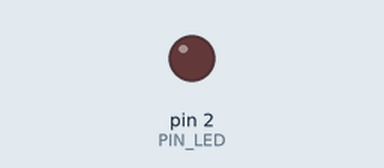
A sketch run on a simulated Arduino Uno, built with avr-gcc and run on an emulated ATmega328P. On the bench: output pins drawn as LEDs (lit = HIGH). Dashed ring = blinking.

Above: at 1.0 s.
At 2.5 s:
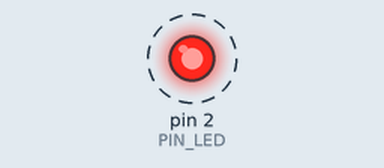
Timing chart, 0 to 4.6 s (numbered marks = the images above):
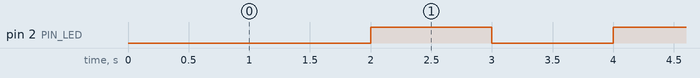

Measured:
- by itself, pin 2 (PIN_LED): alternates HIGH for 1.0 s and LOW for 1.0 s

The sketch:

MaquinaTimerCompleta.ino
```cpp
#define PIN_LED   2

void setup() {

  Timer_Inicializar();

  pinMode(PIN_LED, OUTPUT);

  Timer_Disparar(0, 1000, 1000, Led);
}

void loop() {
  // put your main code here, to run repeatedly:
  Timer_Analizar();
}

void Led(void)
{
  static char status = 0;

  if(status){
    status = 0;
    digitalWrite(PIN_LED, HIGH);
  }
  else{
    status = 1;
    digitalWrite(PIN_LED, LOW);
  }
}
```

MaquinaTimer.ino
```cpp
// Autor: Fresno Gustavo

#include <TimerOne.h>

#define BASEDETIEMPO      1000
#define CANTIDAD_TIMERS   16

// Genero una estructura
typedef struct
{
  unsigned int  contador;
  unsigned int  recarga;
  char          fin;
  void          (*func)(void);
}Struct_Timer;

unsigned int divisor = 0;
unsigned char flag_Led = 0;

// Declaro un vector de estructuras
Struct_Timer  Timer[CANTIDAD_TIMERS];

void Timer_Inicializar(void){
  Timer1.initialize(1000);  // Internamente trabaja a 1us, por eso pongo 1000 para contar 1ms
  Timer1.attachInterrupt( Systick_Handler );
}

void Systick_Handler(void)
{
  // Voy a entrar cada 1000us = 1ms = 0,001seg

  // Base de tiempo es de 1milisegundo
  Timer_Descontar();

  divisor++;
  if(divisor >= 1000)
  {
    divisor = 0;

    // Base de tiempo es de 1segundo
    //Timer_Descontar();
  }
}

//--------------------------------------

void Timer_Inicializar(char NumeroTimer)
{
  Timer[NumeroTimer].contador = 0;
  Timer[NumeroTimer].fin = 0;
  Timer[NumeroTimer].func = 0;
  Timer[NumeroTimer].recarga = 0;

}

void Timer_Disparar(char NumeroTimer, unsigned int tiempo, unsigned int tiempoRecarga, void (*funcion)(void))
{
  // Esta funcion es la que se encarga de configurar la temporizacion
  Timer[NumeroTimer].contador = tiempo;
  Timer[NumeroTimer].fin = 0;
  Timer[NumeroTimer].func = funcion;
  Timer[NumeroTimer].recarga = tiempoRecarga;
}

void Timer_Analizar(void)
{
  // Esta se encarga del analizar que el contador haya llegado a cero y realizar la accion de fin
  // La voy a llamar dentro del loop

  for(int NumeroTimer = 0 ; NumeroTimer < CANTIDAD_TIMERS ; NumeroTimer++)
  {
    if(Timer[NumeroTimer].fin == 1)
    {
      Timer[NumeroTimer].fin = 0;

      Timer[NumeroTimer].func();
    }
  }
}

void Timer_Descontar(void)
{
  for(int NumeroTimer = 0 ; NumeroTimer < CANTIDAD_TIMERS ; NumeroTimer++)
  {
    // Esta funcion se encarga de descontar el contador, la tengo q llamar SystickHandler
    if(Timer[NumeroTimer].contador > 0)
    {
      Timer[NumeroTimer].contador--;
      if(Timer[NumeroTimer].contador == 0)
      {
        Timer[NumeroTimer].fin = 1;
        Timer[NumeroTimer].contador = Timer[NumeroTimer].recarga;
      }
    }
  }
}
```
